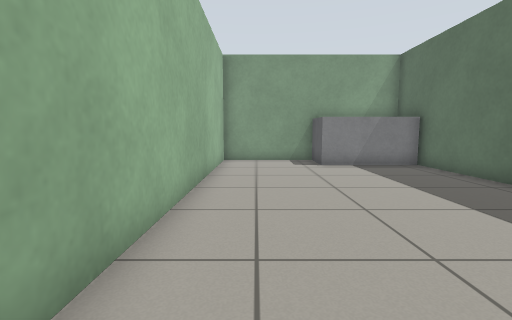
view 1 (above)

18 first-person views from a walk through a robot-simulator world made for Gazebo. The camera is 0.72 m above the floor, tilts 6° down and sees 85° across. The floor is counted in squares, 0.5 m on a side. Each view is taken from the middle of a square. On the plan, view 1 faces up. The plan holds only what a view shows up to about 14 squares ahead; the rest is blank. Robots are left out.

view 2
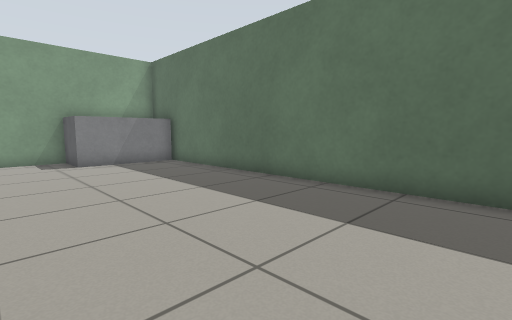

view 3
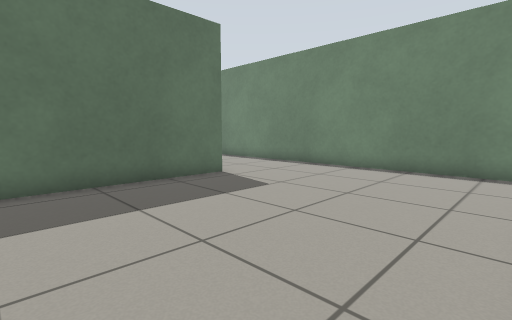

view 4
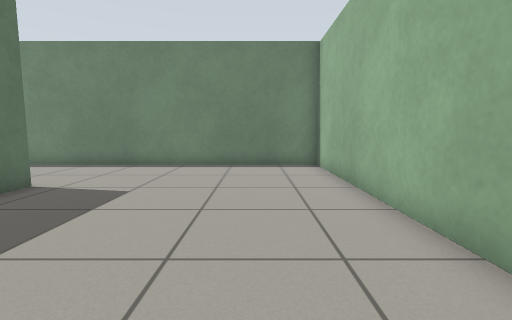

view 5
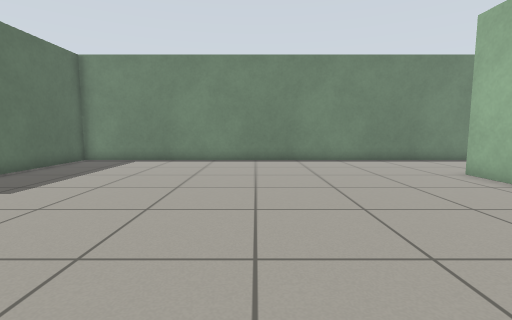

view 6
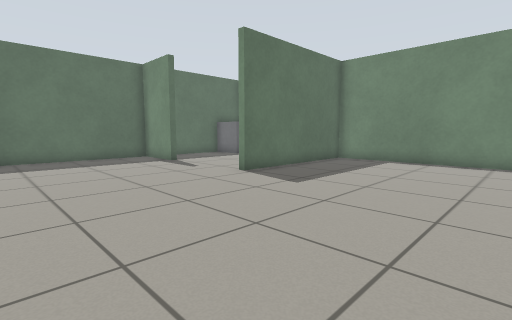

view 7
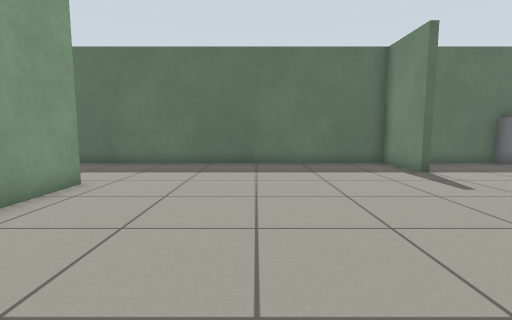

view 8
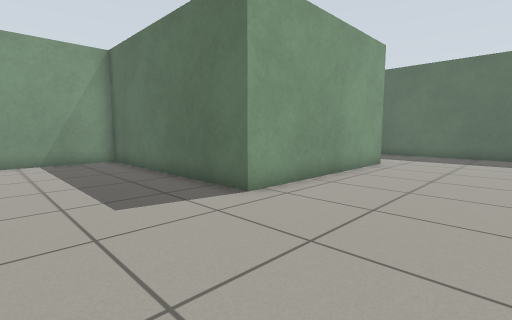

view 9
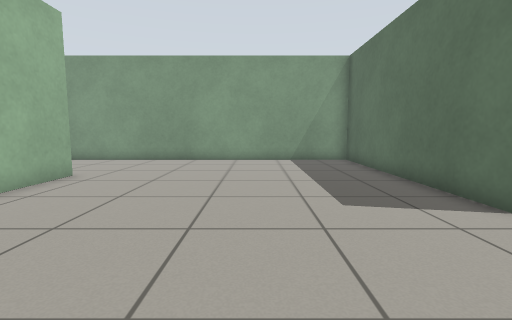

view 10
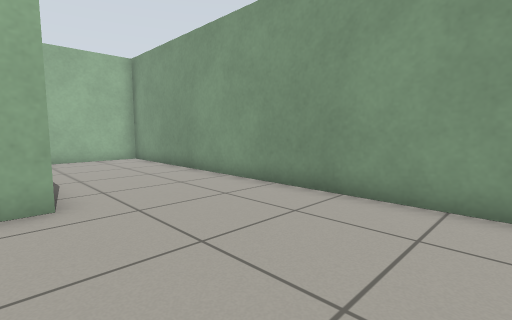

view 11
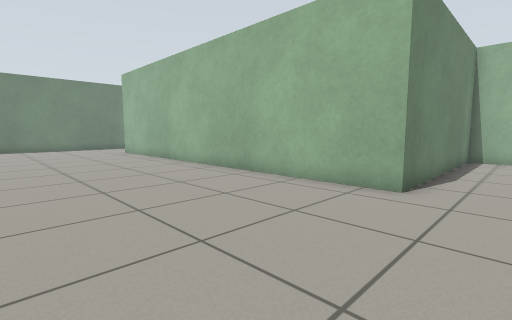

view 12
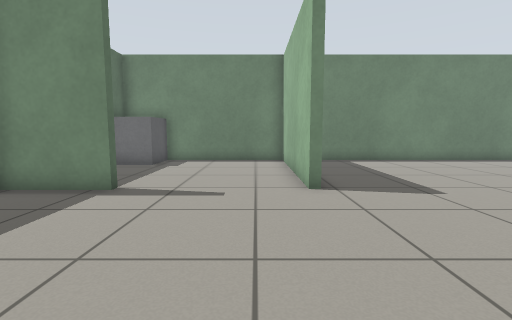

view 13
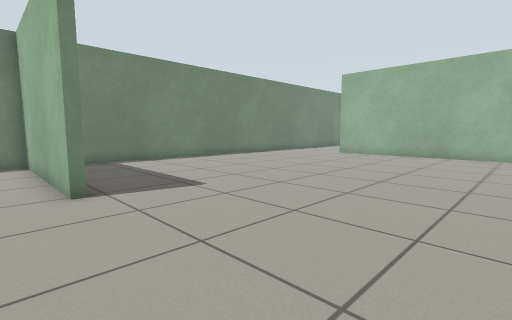

view 14
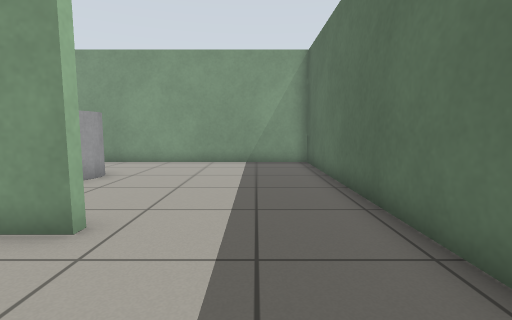

view 15
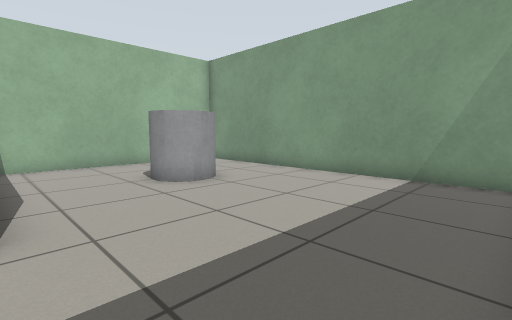

view 16
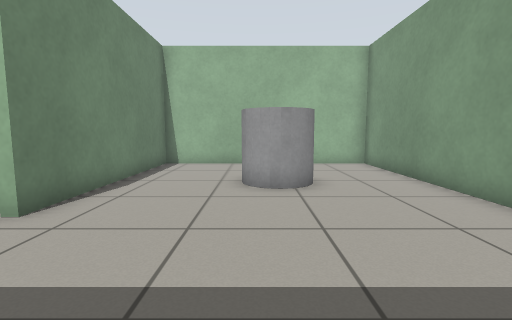

view 17
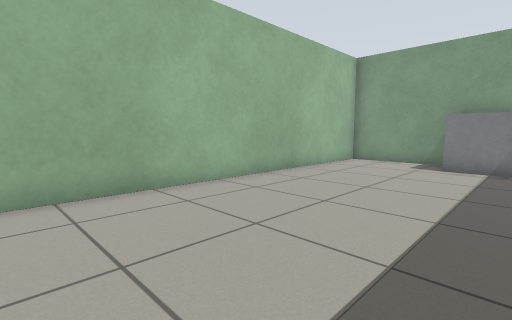

view 18
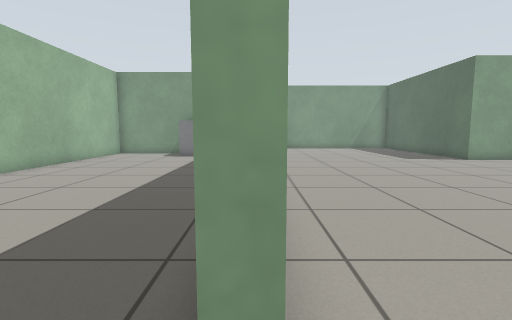

### Floor plan
Points are (right, up) in squares from view 1. A wall is a line through its corners. A room is listed if a view was taken in it or the views show most of it. See-through windows are left out.
Room 1 (views 1, 2, 3, 4, 17, 18)
walls: (6.8, -3.1) (6.8, 13.6) (-1.6, 13.6) (-1.6, -7.6) (7.4, -7.6)
ways out: opening at (7, -5.5) to room 2
objects: grey box (3, 12) to (4, 13); grey box (5, 12) to (6, 13)
Room 2 (views 5, 6, 7, 8, 9, 10, 11, 12, 13, 14)
walls: (25.5, 9.7) (17.5, 9.7) (17.5, 18.8) (-1.6, 18.8) (-1.6, 13.9) (7.1, 13.9) (7.1, 2.6); (7.1, -1.4) (7.1, -3.1); (27.4, -0.7) (30.3, -0.7) (30.3, 9.6); (7.4, -7.6) (22.4, -7.6) (22.4, -0.7)
ways out: opening at (7, -5.5) to room 1; opening at (28, 10) to room 3; opening at (25, -1) to room 4
Room 3 (views 15, 16)
walls: (30.3, 9.6) (30.3, 18.8) (17.8, 18.8) (17.8, 10.1) (25.5, 10.1) (25.5, 9.7)
ways out: opening at (28, 10) to room 2
objects: grey cylinder (22, 14) to (23, 15)
Room 4 (no view inside)
walls: (30.3, -5.5) (30.3, -2.7); (22.7, -0.7) (22.7, -7.6) (30.4, -7.6)
ways out: opening at (25, -1) to room 2
objects: grey box (29, -7) to (30, -6)

Where each view was taken, in squares from view 1:
view 1: 0 up, 0 right, facing up
view 2: 1 down, 0 right, facing up-right
view 3: 3 up, 1 left, facing down-right
view 4: 4 up, 1 right, facing down
view 5: 6 up, 14 right, facing down
view 6: 6 up, 15 right, facing down-right
view 7: 5 up, 18 right, facing right
view 8: 5 up, 13 right, facing up-right
view 9: 5 up, 13 right, facing up
view 10: 13 up, 13 right, facing up-left
view 11: 16 up, 14 right, facing down-left
view 12: 6 up, 24 right, facing down
view 13: 6 up, 24 right, facing down-left
view 14: 6 up, 28 right, facing up
view 15: 10 up, 30 right, facing up-left
view 16: 14 up, 30 right, facing left
view 17: 0 up, 5 right, facing up-left
view 18: 4 down, 7 right, facing up
